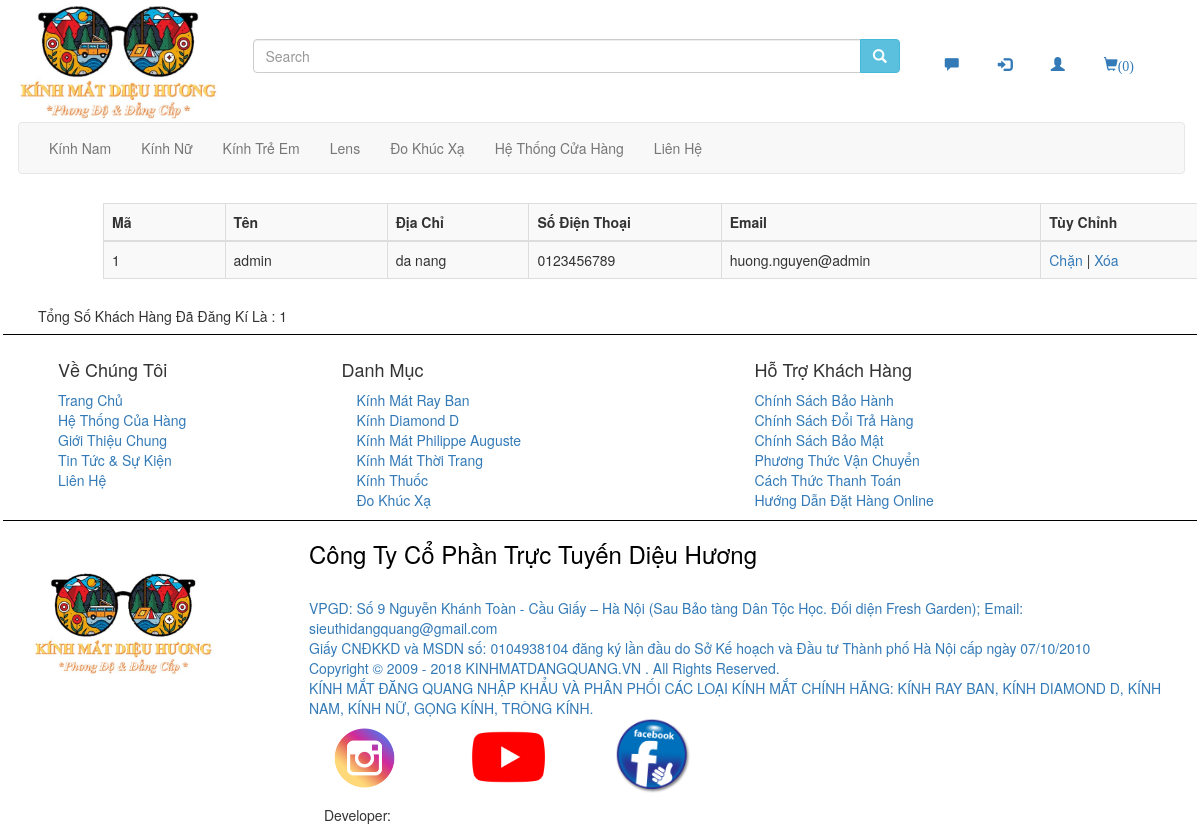
Screenshot of /user.php with the database file from the repository.
### tables this page shows
create table users (
	id_cus int auto_increment,
	name_cus varchar(255),
	address varchar(255),
	phone varchar(50),
	pass varchar(1000),
	email varchar(255),
    user_role varchar (255),
	primary key (id_cus)
);

### functions.php (called while the page is built, shortened)
<?php
    function queryReturnArray($sql){
        global $mysqli;
                $array = array();
                $result = $mysqli->query($sql);
                if($result){
                    while($temp = mysqli_fetch_assoc($result)){
                        array_push($array,$temp);
                    }
                }else{
                  echo $mysqli->error;
                }
        return $array;
    }
?>

### user.php (the view, shortened to what this page needs)
<?php
    include("header.php");
?>
<div class="row table-wrapper-scroll-y" style="margin-top:0px">
    <table class="table table-striped table-hover table table-bordered table-striped" style="margin-left:50px" >
                    <tr>
                        <th style="width: 50px">Mã</th>
                        <th style="width: 80px">Tên</th>
                        <th  style="width: 40px">Địa Chỉ </th>
                        <th  style="width: 70px">Số Điện Thoại</th>
                        <th style="width: 70px">Email</th>
                        <th style="width: 70px">Tùy Chỉnh</th>
                    </tr>
            <tbody>
            <?php
                $count = 0;
                $Tong= 0;
                $array = queryReturnArray("SELECT * FROM users");
                foreach($array as $k=>$v){
                    $count ++;
                    $Tong= $Tong +1;
                    ?>
                        <tr style="margin-left:50px">
                        <td style="width: 60px"><?php  echo $count; ?></td>
                        <td style="width: 80px"><?php  echo $v['name_cus']  ?></td>
                        <td style="width: 70px"><?php  echo $v['address']  ?></td>
                        <td style="width: 90px"><?php  echo $v['phone']  ?></td>
                        <td style="width: 150px"><?php  echo $v['email']  ?></td>
                        <td> <a href="user.php?id1=<?php echo $v['id_cus'];?>">Chặn</a>
                            | <a href="user.php?id2=<?php echo $v['id_cus']; ?>">Xóa</a> </td><tr>
                    <?php
                }
            ?>
            </tbody>
        </table>
    </div>
    <div class="row" style="margin-left: 20px">
        <h5>Tổng Số Khách Hàng Đã Đăng Kí Là : <?php echo $Tong;?></h5>
    </div>
    <?php   include("footer.php"); ?>

### Project_css.css (style rules this page uses)
html { scroll-behavior: smooth; padding-top: 200px; }
.table-wrapper-scroll-y { display: block; max-height: 500px; overflow-y: auto; -ms-overflow-style: -ms-autohiding-scrollbar; padding-left : 50px; }
td, th { width: 18%; padding: 2%; }

### rows the page displays
users: name_cus "admin", address "da nang", phone "0123456789", email "huong.nguyen@admin"

### other values shown
$Tong "1"
